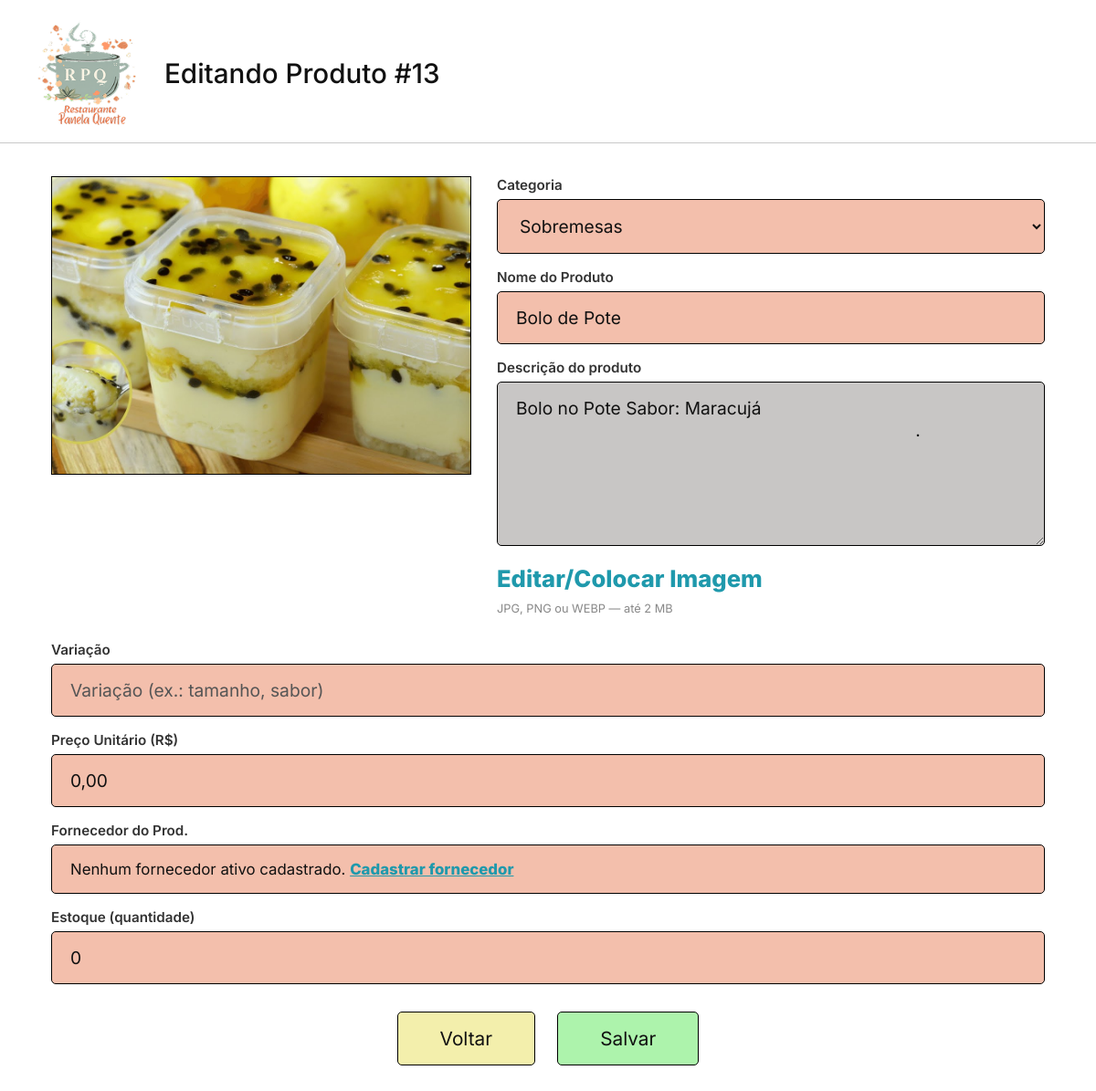
/index.php?controller=produto&action=form&id=13 (signed in), run on the app's committed database.
### tables this page shows
CREATE TABLE `produto` (
  `id` int(11) NOT NULL,
  `categoria_id` int(11) NOT NULL,
  `nome` varchar(100) NOT NULL,
  `descricao` text DEFAULT NULL,
  `variacao` varchar(150) DEFAULT NULL,
  `preco` decimal(10,2) NOT NULL DEFAULT 0.00,
  `estoque_qtd` int(11) NOT NULL DEFAULT 0,
  `fornecedor_id` int(11) DEFAULT NULL,
  `ativo` tinyint(1) NOT NULL DEFAULT 1
);

CREATE TABLE `categoria1` (
  `id` int(11) NOT NULL,
  `nome` varchar(100) NOT NULL,
  `ativo` tinyint(1) NOT NULL DEFAULT 1
);

### controllers/produtocontroller.php (called while the page is built, shortened)
<?php
require_once __DIR__ . '/../models/produto.php';
require_once __DIR__ . '/../models/categoria.php';
class ProdutoController
{
    public function form(): void
    {
        $categoriaModel  = new Categoria1();
        $fornecedorModel = new Fornecedor();
        $categorias   = $categoriaModel->listarAtivas();
        $fornecedores = $fornecedorModel->listarAtivos();
        $editar = null;
        if (isset($_GET['id'])) {
            $produtoModel = new Produto();
            $editar = $produtoModel->buscarPorId((int)$_GET['id']);
        }
        require_once __DIR__ . '/../views/produto_form.php';
    }
}

### index.php (called while the page is built, shortened)
<?php
require_once __DIR__ . '/config/db.php';
$controller = $_GET['controller'] ?? 'auth';
$action = $_GET['action'] ?? 'form';
switch ($controller) {
    case 'produto':
        require_once __DIR__ . '/controllers/produtocontroller.php';
        $c = new ProdutoController();
        break;
}
$c->$action();

### config/db.php (called while the page is built)
<?php
class Database
{
    private static $conn=null;
    public static function getConnection()
    {
        if (self::$conn === null) {
            try {
                self::$conn=new PDO(
                    "mysql:host=localhost;dbname=projetorrgi51;charstet=utf8mb4",
                    "root",
                    "",
                    [
                        PDO::ATTR_ERRMODE=>PDO::ERRMODE_EXCEPTION,
                        PDO::ATTR_DEFAULT_FETCH_MODE=>PDO::FETCH_ASSOC
                    ]
                );
            }catch (PDOException $e){
                die("Erro ao conectar ao banco de dados.");
            }
        }
        return self::$conn;
    }
}

### models/produto.php (called while the page is built, shortened)
<?php
require_once __DIR__ . '/../config/db.php';
class Produto
{
    private PDO $conn;
    public function __construct()
    {
        $this->conn = Database::getConnection();
    }
    public function buscarPorId(int $id): ?array
    {
        $stmt = $this->conn->prepare("SELECT * FROM produto WHERE id = :id");
        $stmt->execute([':id' => $id]);
        $r = $stmt->fetch();
        return $r ?: null;
    }
}

### models/categoria.php (called while the page is built, shortened)
<?php
require_once __DIR__ . '/../config/db.php';
class Categoria1
{
private PDO $conn;
public function __construct()
{
$this->conn = Database::getConnection();
}
public function listarAtivas(): array
{
$sql = "SELECT id, nome FROM categoria1 WHERE ativo = 1 ORDER BY nome";
return $this->conn->query($sql)->fetchAll();
}
}

### views/produto_form.php (the view, shortened to what this page needs)
<?php
function imagemProdutoUrlForm(?int $produtoId): ?string
{
    $baseFs  = __DIR__ . "/../public/uploads/produtos/";
    $baseUrl = "public/uploads/produtos/";
    foreach (['jpg', 'png', 'webp'] as $ext) {
        if (file_exists($baseFs . $produtoId . '.' . $ext)) {
            return $baseUrl . $produtoId . '.' . $ext;
        }
    }
    return null;
}
$produtoId   = $editar ? (int)$editar['id'] : null;
$imagemAtual = imagemProdutoUrlForm($produtoId);
$titulo      = $editar ? 'Editando Produto #' . $produtoId : 'Adicionando Produto...';
?>
<!DOCTYPE html>
<html lang="pt-BR">
<head>
  <link rel="stylesheet" href="public/assets/css/style.css">
</head>
<body data-page="produto-form">
  <header class="site-header">
    <img class="header-logo"
      src="public/uploads/img/Cópia de R.P.Q. Logo (2) 4.png"
      alt="Restaurante Panela Quente" />
    <h1 class="header-title"><?= htmlspecialchars($titulo) ?></h1>
  </header>
  <div class="h-divider"></div>
  <div class="form-wrap">
    <form method="post" action="index.php?controller=produto&action=salvar" enctype="multipart/form-data">
      <div class="top-grid">
        <div>
          <label class="img-preview" for="imagem-input" id="img-preview-box">
            <?php if ($imagemAtual): ?>
              <img src="<?= htmlspecialchars($imagemAtual) ?>" id="img-preview-tag" alt="Imagem do produto">
            <?php else: ?>
              <span id="img-preview-placeholder">Nenhuma imagem selecionada</span>
            <?php endif; ?>
          </label>
        </div>
        <div class="right-col">
          <div class="field-badge">
            <label class="field-label" for="f-categoria">Categoria</label>
            <select id="f-categoria" name="categoria_id" required>
              <?php foreach ($categorias as $c): ?>
                <option value="<?= (int)$c['id'] ?>"
                  <?= $editar && (int)$editar['categoria_id'] === (int)$c['id'] ? 'selected' : '' ?>>
                  <?= htmlspecialchars($c['nome']) ?>
                </option>
              <?php endforeach; ?>
            </select>
          </div>
          <div class="field-badge">
            <label class="field-label" for="f-nome">Nome do Produto</label>
            <input id="f-nome" type="text" name="nome" required placeholder="Nome Produto"
                   value="<?= $editar ? htmlspecialchars($editar['nome']) : '' ?>">
          </div>
          <div class="field-badge">
            <label class="field-label" for="f-descricao">Descrição do produto</label>
            <textarea id="f-descricao" name="descricao" placeholder="Descrição do produto"><?= $editar ? htmlspecialchars($editar['descricao'] ?? '') : '' ?></textarea>
          </div>
          <label class="link-imagem" for="imagem-input">Editar/Colocar Imagem</label>
          <div class="campo-extra-nota">JPG, PNG ou WEBP — até 2 MB</div>
        </div>
      </div>
      <div class="stack-fields">
        <div class="field-badge">
          <label class="field-label" for="f-variacao">Variação</label>
          <input id="f-variacao" type="text" name="variacao" placeholder="Variação (ex.: tamanho, sabor)"
                 value="<?= $editar ? htmlspecialchars($editar['variacao'] ?? '') : '' ?>">
        </div>
        <div class="field-badge">
          <label class="field-label" for="f-preco">Preço Unitário (R$)</label>
          <input id="f-preco" type="text" name="preco" inputmode="decimal" placeholder="Preço Unitário (ex.: 28,50)"
                 value="<?= $editar && isset($editar['preco']) ? htmlspecialchars(number_format((float)$editar['preco'], 2, ',', '')) : '' ?>">
        </div>
        <div class="field-badge">
          <?php if (!empty($fornecedores)): ?>
            <label class="field-label" for="f-fornecedor">Fornecedor do Prod.</label>
            <select id="f-fornecedor" name="fornecedor_id">
              <option value="">Fornecedor do Prod. (opcional)</option>
              <?php foreach ($fornecedores as $f): ?>
                <option value="<?= (int)$f['id'] ?>"
                  <?= $editar && (int)($editar['fornecedor_id'] ?? 0) === (int)$f['id'] ? 'selected' : '' ?>>
                  <?= htmlspecialchars($f['nome']) ?>
                </option>
              <?php endforeach; ?>
            </select>
          <?php else: ?>
            <label class="field-label">Fornecedor do Prod.</label>
            <div class="field-hint">Nenhum fornecedor ativo cadastrado. <a href="index.php?controller=fornecedor&action=index">Cadastrar fornecedor</a></div>
          <?php endif; ?>
        </div>
        <div class="field-badge">
          <label class="field-label" for="f-estoque">Estoque (quantidade)</label>
          <input id="f-estoque" type="number" name="estoque_qtd" min="0" step="1" placeholder="Estoque (quantidade)"
                 value="<?= $editar ? (int)($editar['estoque_qtd'] ?? 0) : '' ?>">
        </div>
      </div>
      <div class="form-actions">
        <a class="btn-voltar" href="index.php?controller=produto&action=index">Voltar</a>
        <button type="submit" class="btn-salvar">Salvar</button>
      </div>
    </form>
  </div>
</body>
</html>

### public/assets/css/style.css (style rules this page uses)
*, *::before, *::after { box-sizing: border-box; margin: 0; padding: 0; }
html { scroll-behavior: smooth; }
:root { --salmon: #f3bfac; --green: #a8c288; --green-dk: #505c41; --teal: #1f99ac; --gray-ph: #676767; --white: #ffffff; --black: #111111; --divider: #c8c8c8; --gray-btn: #d9d9d9; --gray-img: #d9d9d9; --page-w: 1400px; --red: #fc2c2f; --orange: #fd9c4d; --green-ok: #d4edda; --gray-desc: #c8c6c5; --yellow: #f3efac; --lgreen: #adf3ac; --tan: #f3d8ac; --lblue: #acdcf3; --field: #c3d0c3; }
body[data-page="produto-form"] { font-family:"Inter",sans-serif; background:var(--white); color:var(--black); min-height:100vh; }
body[data-page="produto-form"] .site-header { display:flex; align-items:center; padding:20px 48px 16px 40px; gap:28px; }
body[data-page="produto-form"] .header-logo { width:112px; height:auto; flex-shrink:0; }
body[data-page="produto-form"] .header-title { font-size:1.85rem; font-weight:500; color:var(--black); }
body[data-page="produto-form"] .h-divider { height:1px; background:var(--divider); }
body[data-page="produto-form"] .form-wrap { padding:36px 56px 60px; max-width:1440px; margin:0 auto; }
body[data-page="produto-form"] .top-grid { display:grid; grid-template-columns: minmax(260px, 460px) minmax(0,1fr); gap:28px; align-items:start; margin-bottom: 28px; }
body[data-page="produto-form"] .img-preview { position:relative; background:var(--gray-img); border:1px solid #000; width:100%; aspect-ratio: 558 / 397; min-height:200px; display:flex; align-items:center; justify-content:center; overflow:hidden; color:var(--gray-ph); font-size:1rem; text-align:center; padding:12px; cursor:pointer; }
body[data-page="produto-form"] .img-preview img { position:absolute; inset:0; width:100%; height:100%; object-fit:cover; }
body[data-page="produto-form"] .right-col { display:flex; flex-direction:column; gap:16px; }
body[data-page="produto-form"] .top-grid > *, body[data-page="produto-form"] .right-col, body[data-page="produto-form"] .field-badge { min-width:0; }
body[data-page="produto-form"] .field-label { display:block; font-size:.95rem; font-weight:600; color:#333; margin-bottom:6px; }
body[data-page="produto-form"] .field-badge select { text-overflow:ellipsis; }
body[data-page="produto-form"] .field-hint { background:var(--salmon); border:1px solid #000; border-radius:5px; padding:16px 20px; font-size:1.05rem; }
body[data-page="produto-form"] .field-hint a { color:var(--teal); font-weight:800; }
body[data-page="produto-form"] .field-badge input, body[data-page="produto-form"] .field-badge select { width:100%; background:var(--salmon); border:1px solid #000; border-radius:5px; padding:16px 20px; font-family:"Inter",sans-serif; font-size:1.2rem; color:var(--black); outline:none; }
body[data-page="produto-form"] .field-badge input::placeholder { color:#555; }
body[data-page="produto-form"] .field-badge textarea { width:100%; background:var(--gray-desc); border:1px solid #000; border-radius:5px; padding:16px 20px; font-family:"Inter",sans-serif; font-size:1.2rem; color:var(--black); outline:none; resize:vertical; min-height:180px; }
body[data-page="produto-form"] .link-imagem { background:none; border:none; padding:0; cursor:pointer; font-family:"Inter",sans-serif; font-size:1.6rem; font-weight:800; color:var(--teal); text-align:left; text-decoration:none; align-self:flex-start; }
body[data-page="produto-form"] .stack-fields { display:flex; flex-direction:column; gap:16px; margin-bottom: 30px; }
body[data-page="produto-form"] .form-actions { display:flex; justify-content:center; gap:24px; }
body[data-page="produto-form"] .btn-voltar, body[data-page="produto-form"] .btn-salvar { padding:16px 46px; border:1px solid #000; border-radius:5px; font-family:"Inter",sans-serif; font-size:1.3rem; font-weight:400; color:var(--black); cursor:pointer; text-decoration:none; display:inline-flex; align-items:center; justify-content:center; transition:opacity .15s, transform .12s; }
body[data-page="produto-form"] .btn-voltar { background:var(--yellow); }
body[data-page="produto-form"] .btn-salvar { background:var(--lgreen); }
body[data-page="produto-form"] .campo-extra-nota { font-size:.8rem; color:#888; margin-top:-6px; }

### data on the page
produto: id "Editando Produto #13", categoria_id "Sobremesas", nome "Bolo de Pote", descricao "Bolo no Pote Sabor: Maracujá .", preco "0,00", estoque_qtd "0"
